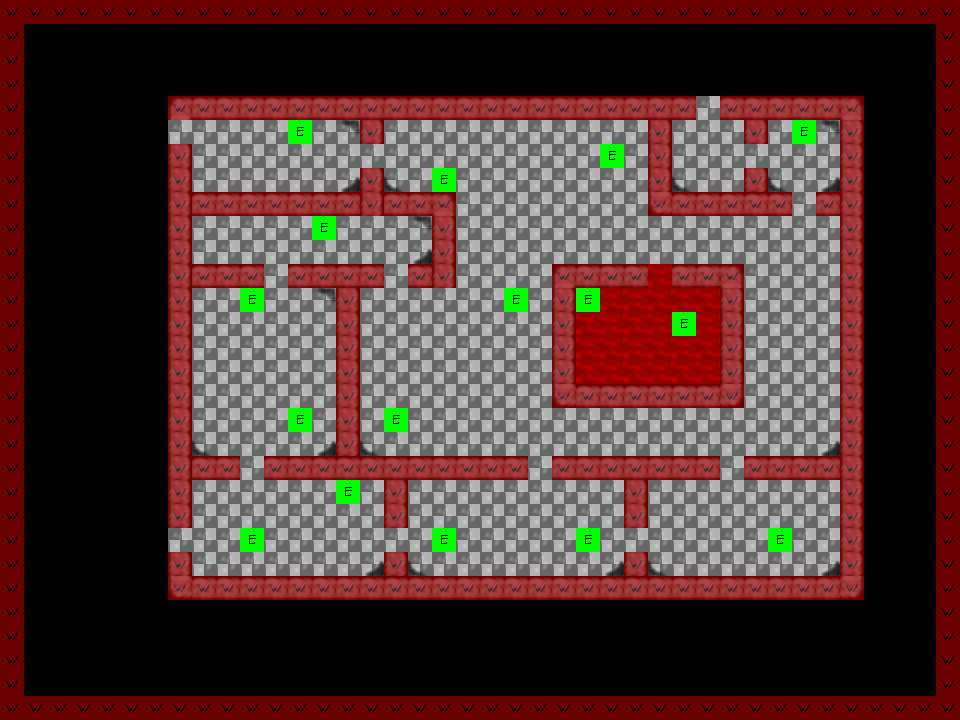

Below is a game level as drawn by its tile map, then a one-line description and the .tmx that defines it (tile-layer data replaced by summaries):
An orthogonal 40x30 tile map with 24x24 px tiles, 4 tile layers (Background, Walkable, Foreground, Searches) and 29 objects (4x ai-2, 4x ai-1, door-2, player-1, device, ...).

<map version="1.0" orientation="orthogonal" renderorder="right-down" width="40" height="30" tilewidth="24" tileheight="24" nextobjectid="140">
 <tileset firstgid="1" name="level-tilesheet" tilewidth="24" tileheight="24" tilecount="40" columns="5">
  <image source="../graphics/level-tilesheet.png" width="120" height="192" />
  <tile id="15">
   <properties>
    <property name="initial-state" type="bool" value="false" />
   </properties>
  </tile>
 </tileset>
 <layer name="Background" width="40" height="30">
  <properties>
   <property name="type" value="visual" />
  </properties>
  <data>[1200 cells, 609 non-empty, 8 distinct tile ids]</data>
 </layer>
 <layer name="Walkable" width="40" height="30" opacity="0.42">
  <properties>
   <property name="type" value="movement" />
  </properties>
  <data>[1200 cells, 325 non-empty, 1 distinct tile ids]</data>
 </layer>
 <objectgroup name="Objects">
  <object id="36" name="door-2" gid="4" x="625.368" y="547.725" width="24" height="24">
   <properties>
    <property name="angle" type="float" value="90" />
    <property name="controlled-by" value="" />
    <property name="type" value="door" />
   </properties>
  </object>
  <object id="50" name="player-1" gid="2" x="295.911" y="571.34" width="24" height="24">
   <properties>
    <property name="active" type="int" value="1" />
    <property name="type" value="player" />
   </properties>
  </object>
  <object id="55" name="device" gid="11" x="586.147" y="377.108" width="24" height="24">
   <properties>
    <property name="type" value="doomsday-device" />
   </properties>
  </object>
  <object id="59" name="door-11" gid="4" x="239.567" y="473.283" width="24" height="24">
   <properties>
    <property name="always-working" type="bool" value="true" />
    <property name="angle" type="float" value="0" />
    <property name="controlled-by" value="" />
    <property name="type" value="door" />
   </properties>
  </object>
  <object id="60" name="level-exit-2" gid="4" x="167.164" y="547.222" width="24" height="24">
   <properties>
    <property name="always-working" type="bool" value="true" />
    <property name="angle" type="float" value="90" />
    <property name="controlled-by" value="" />
    <property name="type" value="exit" />
   </properties>
  </object>
  <object id="62" name="door-3" gid="4" x="383.736" y="548.947" width="24" height="24">
   <properties>
    <property name="always-working" type="bool" value="false" />
    <property name="angle" type="float" value="90" />
    <property name="controlled-by" value="" />
    <property name="type" value="door" />
   </properties>
  </object>
  <object id="63" name="door-4" gid="4" x="741.724" y="164.192" width="24" height="24">
   <properties>
    <property name="angle" type="float" value="90" />
    <property name="controlled-by" value="" />
    <property name="type" value="door" />
   </properties>
  </object>
  <object id="67" name="door-91" gid="4" x="262.714" y="283.959" width="24" height="24">
   <properties>
    <property name="always-working" type="bool" value="false" />
    <property name="angle" type="float" value="0" />
    <property name="controlled-by" value="controller-4" />
    <property name="type" value="door" />
   </properties>
  </object>
  <object id="102" name="player-2" gid="2" x="257.222" y="155.863" width="24" height="24">
   <properties>
    <property name="active" type="int" value="0" />
    <property name="type" value="player" />
   </properties>
  </object>
  <object id="106" name="door-6" gid="4" x="789.059" y="212.593" width="24" height="24">
   <properties>
    <property name="angle" type="float" value="0" />
    <property name="controlled-by" value="" />
    <property name="type" value="door" />
   </properties>
  </object>
  <object id="111" name="level-exit-1" gid="4" x="163.007" y="140.04" width="24" height="24">
   <properties>
    <property name="always-working" type="bool" value="true" />
    <property name="angle" type="float" value="90" />
    <property name="controlled-by" value="" />
    <property name="type" value="exit" />
   </properties>
  </object>
  <object id="112" name="level-exit-4" gid="4" x="694.736" y="116.85" width="24" height="24">
   <properties>
    <property name="angle" type="float" value="0" />
    <property name="type" value="exit" />
   </properties>
  </object>
  <object id="118" name="controller-4" gid="10" x="813.321" y="508.003" width="24" height="24">
   <properties>
    <property name="draw-line" type="bool" value="true" />
    <property name="initial-state" type="bool" value="true" />
    <property name="type" value="controller" />
    <property name="visible" type="bool" value="true" />
   </properties>
  </object>
  <object id="120" name="cam-1" gid="1" x="514.198" y="140.834" width="24" height="24">
   <properties>
    <property name="angle" type="float" value="180" />
    <property name="controlled-by" value="controller-21" />
    <property name="type" value="camera" />
   </properties>
  </object>
  <object id="128" name="door-9" gid="4" x="360.941" y="165.658" width="24" height="24">
   <properties>
    <property name="angle" type="float" value="90" />
    <property name="controlled-by" value="controller-21" />
    <property name="type" value="door" />
   </properties>
  </object>
  <object id="129" name="door-1" gid="4" x="722.669" y="476.688" width="24" height="24">
   <properties>
    <property name="always-working" type="bool" value="false" />
    <property name="angle" type="float" value="0" />
    <property name="controlled-by" value="" />
    <property name="type" value="door" />
   </properties>
  </object>
  <object id="131" name="controller-21" gid="10" x="324.632" y="247.603" width="24" height="24">
   <properties>
    <property name="type" value="controller" />
   </properties>
  </object>
  <object id="135" name="door-22" gid="4" x="529.464" y="472.952" width="24" height="24">
   <properties>
    <property name="angle" type="float" value="0" />
    <property name="controlled-by" value="" />
    <property name="type" value="door" />
   </properties>
  </object>
  <object id="136" name="cam-2" gid="1" x="190.392" y="359.928" width="24" height="24">
   <properties>
    <property name="angle" type="float" value="-90" />
    <property name="controlled-by" value="" />
    <property name="type" value="camera" />
   </properties>
  </object>
  <object id="137" name="door-aa" gid="4" x="646.431" y="283.702" width="24" height="24">
   <properties>
    <property name="always-working" type="bool" value="false" />
    <property name="angle" type="float" value="0" />
    <property name="controlled-by" value="controller-4" />
    <property name="type" value="door" />
   </properties>
  </object>
  <object id="139" name="door-92" gid="4" x="383.584" y="283.702" width="24" height="24">
   <properties>
    <property name="always-working" type="bool" value="false" />
    <property name="angle" type="float" value="0" />
    <property name="controlled-by" value="controller-4" />
    <property name="type" value="door" />
   </properties>
  </object>
 </objectgroup>
 <objectgroup name="AIs">
  <!-- 2 objects omitted --></objectgroup>
 <layer name="Foreground" width="40" height="30">
  <properties>
   <property name="type" value="visual" />
  </properties>
  <data>[1200 cells, 19 non-empty, 3 distinct tile ids]</data>
 </layer>
 <objectgroup name="Patrols">
  <!-- 6 objects omitted --></objectgroup>
 <layer name="Searches" width="40" height="30">
  <properties>
   <property name="type" value="object" />
  </properties>
  <data>[1200 cells, 16 non-empty, 1 distinct tile ids]</data>
 </layer>
 <objectgroup name="Rest points" visible="0" />
</map>
<!-- 8 of 29 objects omitted -->
